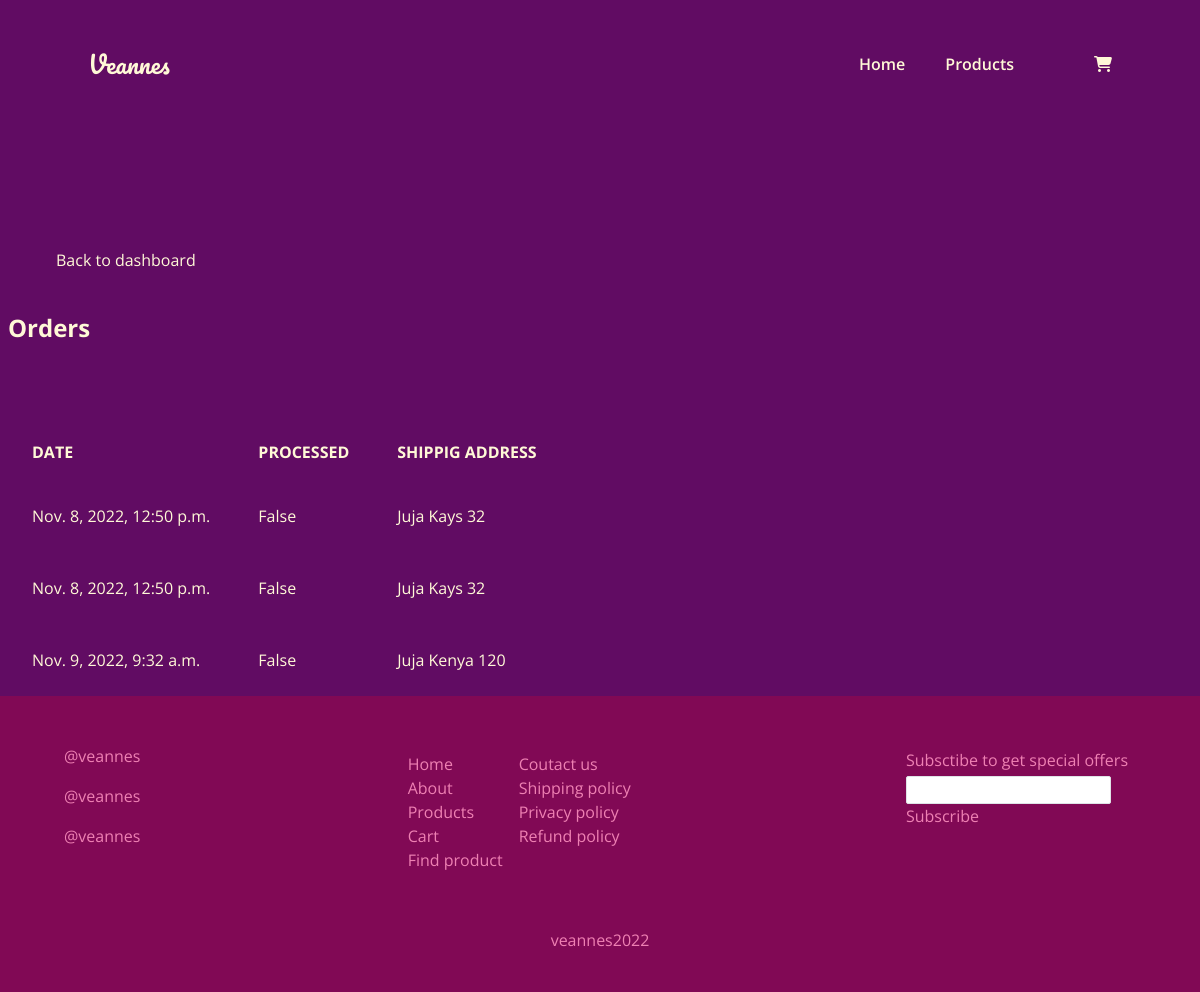
Page /dashboard/orders (signed in) on the earlier database version.
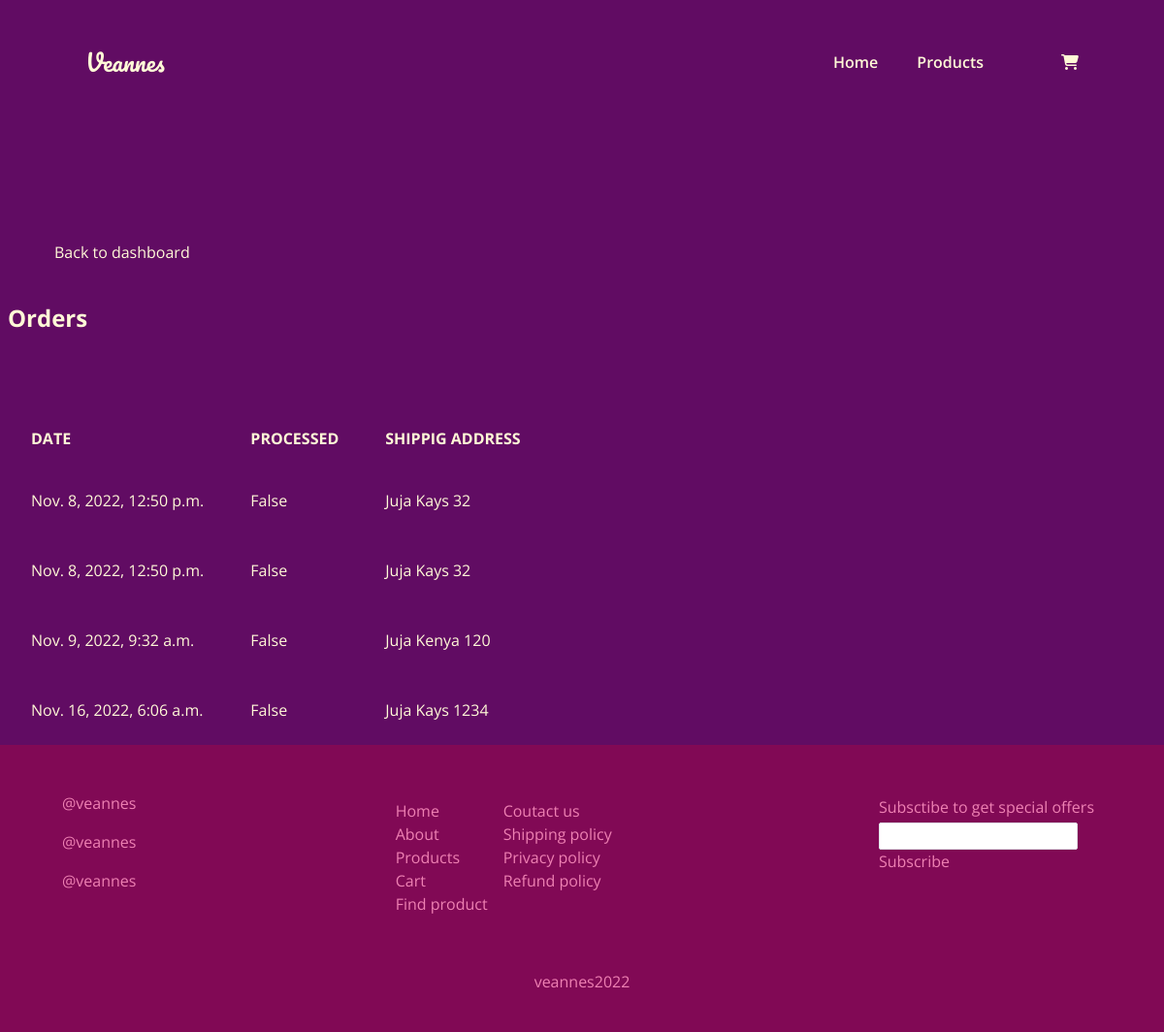
Same page on the later database version.
### shop/models.py (models this page shows, shortened)
class Order(models.Model):
    date_created = models.DateTimeField(auto_now_add=True)
    processed = models.BooleanField(default=False)
    shipping_address = models.ForeignKey(
        ShippingAddress, on_delete=models.SET_NULL, null=True
    )

class ShippingAddress(models.Model):
    customer = models.ForeignKey(Customer, on_delete=models.CASCADE)
    location = models.CharField(max_length=20)
    estate = models.CharField(max_length=20, blank=True, null=True)
    house_no = models.CharField(max_length=20, blank=True, null=True)
    def __str__(self) -> str:
        return self.location + " " + self.estate+ " " + self.house_no

### dashboard/views.py (the view)
# urls.py: path('orders', OrdersList.as_view(), name='orders')
class OrdersList(LoginRequiredMixin, ListView):
    model = Order
    template_name = 'dash/orders.html'
    fields = ['date_created', 'processed', 'shipping_address']
    context_object_name = 'orders'

### dashboard/templates/dash/orders.html (shortened to what this page needs)
{% extends 'base.html' %}
{% block content %}
<div class="customers flex flex-col px-2">
    <div class="flex flex-col items-start mt-20">
        <div class="back flex justify-start items-center cursor-pointer group my-10 relative left-10">
            <a href="/dashboard/" class="ml-2 hover:text-black">Back to dashboard</a>
        </div>
        <h1 class="text-2xl font-bold">Orders</h1>
        <div class="mt-20">
            <table class="table-auto">
                <thead class="uppercase text-left">
                    <tr>
                        <th class="py-3 px-6">Date</th>
                        <th class="py-3 px-6">Processed</th>
                        <th class="py-3 px-6">Shippig Address</th>
                    </tr>
                </thead>
                <tbody>
                    {% for order in orders %}
                    <tr>
                        <td class="py-4 px-6 ">
                            {{order.date_created}}
                        </td>
                        <td class="py-4 px-6 ">
                            {{order.processed}}
                        </td>
                        <td class="py-4 px-6 ">
                            {{order.shipping_address}}
                        </td>
                    </tr>
                    {% endfor %}
                </tbody>
            </table>
        </div>
    </div>
</div>
{% endblock %}

Differences in the rows shown:
added Order: date_created "Nov. 16, 2022, 6:06 a.m.", processed "False", shipping_address "Juja Kays 1234"
